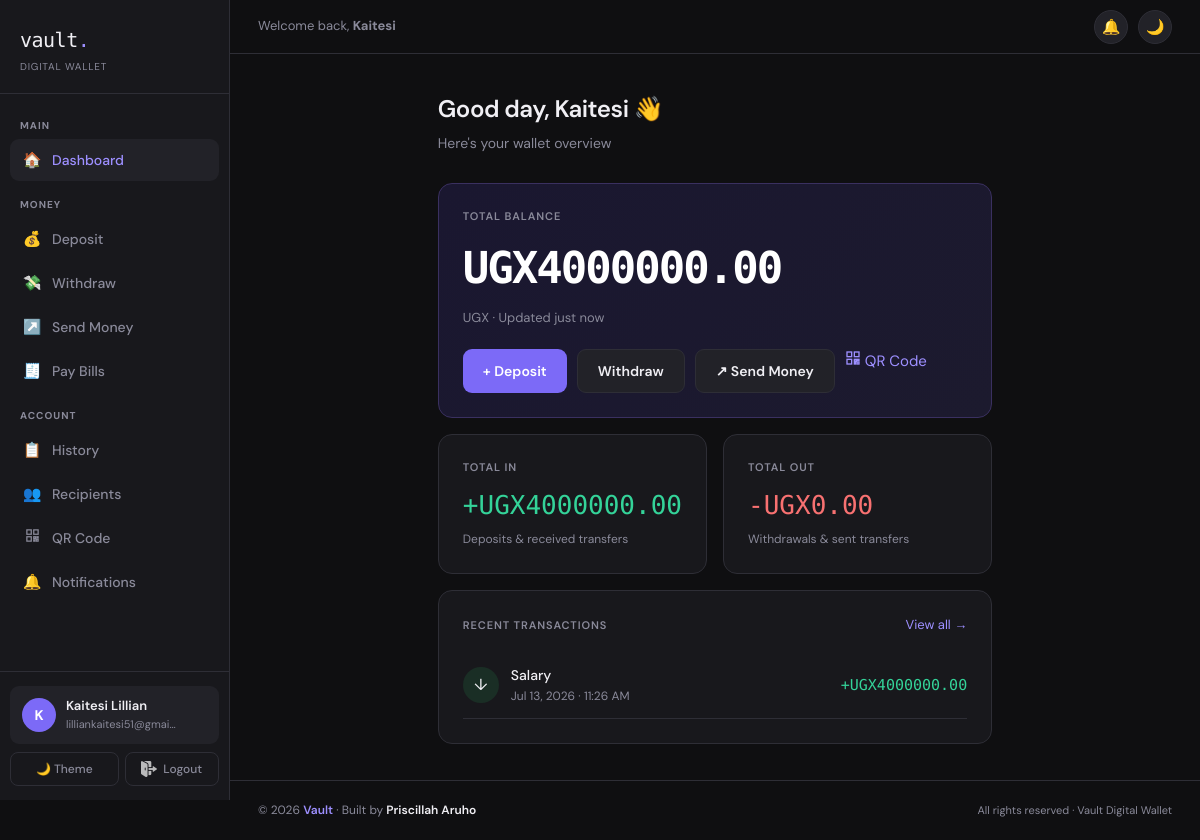
The page / (signed in) on the database its author committed.
### wallet/models.py (models this page shows, shortened)
class Wallet(models.Model):
    user = models.OneToOneField(User, on_delete=models.CASCADE, related_name='wallet')
    balance = models.DecimalField(max_digits=12, decimal_places=2, default=0.00)
    currency = models.CharField(max_length=3, default='UGX')
    created_at = models.DateTimeField(auto_now_add=True)
    updated_at = models.DateTimeField(auto_now=True)

class Transaction(models.Model):
    TRANSACTION_TYPES = [
        ('deposit', 'Deposit'),
        ('withdrawal', 'Withdrawal'),
        ('transfer_in', 'Transfer In'),
        ('transfer_out', 'Transfer Out'),
    ]
    STATUS_CHOICES = [
        ('pending', 'Pending'),
        ('completed', 'Completed'),
        ('failed', 'Failed'),
    ]
    id = models.UUIDField(primary_key=True, default=uuid.uuid4, editable=False)
    wallet = models.ForeignKey(Wallet, on_delete=models.CASCADE, related_name='transactions')
    transaction_type = models.CharField(max_length=20, choices=TRANSACTION_TYPES)
    amount = models.DecimalField(max_digits=12, decimal_places=2)
    status = models.CharField(max_length=10, choices=STATUS_CHOICES, default='completed')
    description = models.CharField(max_length=255, blank=True)
    reference = models.CharField(max_length=100, blank=True)
    created_at = models.DateTimeField(auto_now_add=True)
    class Meta:
        ordering = ['-created_at']

### wallet/views.py (the view)
# urls.py: path('', views.dashboard, name='dashboard'),
@login_required
def dashboard(request):
    wallet, _ = Wallet.objects.get_or_create(user=request.user)
    recent_txns = wallet.transactions.all()[:5]
    total_in = wallet.transactions.filter(
        transaction_type__in=['deposit', 'transfer_in'], status='completed'
    ).aggregate(t=Sum('amount'))['t'] or 0
    total_out = wallet.transactions.filter(
        transaction_type__in=['withdrawal', 'transfer_out'], status='completed'
    ).aggregate(t=Sum('amount'))['t'] or 0
    return render(request, 'wallet/dashboard.html', {
        'wallet': wallet,
        'recent_txns': recent_txns,
        'total_in': total_in,
        'total_out': total_out,
    })

### vadmin/context_processors.py (called while the page is built)
def admin_counts(request):
    if request.user.is_authenticated and request.user.is_staff:
        return {
            'pending_kyc_count': KYCDocument.objects.filter(status='pending').count(),
            'pending_withdrawal_count': WithdrawalRequest.objects.filter(status='pending').count(),
            'active_flag_count': FraudFlag.objects.filter(resolved=False).count(),
        }
    return {}

### templates/wallet/dashboard.html (shortened to what this page needs)
{% extends 'wallet/base.html' %}
{% block content %}
<div class="page">    <div class="page-header">
    <h1>Good day, {{ user.first_name }} 👋</h1>
    <p class="text-muted">Here's your wallet overview</p>
  </div>
  <div class="card" style="margin-bottom:16px; background: linear-gradient(135deg, #1a1730 0%, #1c1a2e 100%); border-color: #3a3060;">
    <div class="card-title">Total Balance</div>
    <div style="font-size:44px; font-weight:600; font-family:var(--mono); letter-spacing:-2px; color:#fff; margin: 6px 0 4px;">
      UGX<span>{{ wallet.balance|floatformat:2 }}</span>
    </div>
    <div style="font-size:13px; color:var(--muted);">{{ wallet.currency }} · Updated just now</div>
    <div style="margin-top:20px; display:flex; gap:10px; flex-wrap:wrap;">
      <a href="{% url 'deposit' %}" class="btn btn-primary">+ Deposit</a>
      <a href="{% url 'withdraw' %}" class="btn btn-ghost">Withdraw</a>
      <a href="{% url 'transfer' %}" class="btn btn-ghost">↗ Send Money</a>
      <a href="{% url 'qr_code' %}" {% if request.resolver_match.url_name == 'qr_code' %}class="active"{% endif %}>
  <span class="nav-icon">
  </span> QR Code
</a>
    </div>
  </div>
  <div class="grid-2" style="margin-bottom:16px;">
    <div class="card">
      <div class="card-title">Total In</div>
      <div style="font-size:26px; font-family:var(--mono); font-weight:500;" class="text-green">+UGX{{ total_in|floatformat:2 }}</div>
      <div style="font-size:12px; color:var(--muted); margin-top:4px;">Deposits & received transfers</div>
    </div>
    <div class="card">
      <div class="card-title">Total Out</div>
      <div style="font-size:26px; font-family:var(--mono); font-weight:500;" class="text-red">-UGX{{ total_out|floatformat:2 }}</div>
      <div style="font-size:12px; color:var(--muted); margin-top:4px;">Withdrawals & sent transfers</div>
    </div>
  </div>
  <div class="card">
    <div style="display:flex; justify-content:space-between; align-items:center; margin-bottom:16px;">
      <div class="card-title" style="margin-bottom:0;">Recent Transactions</div>
      <a href="{% url 'transactions' %}" style="font-size:13px;">View all →</a>
    </div>
    {% if recent_txns %}
      {% for txn in recent_txns %}
      <div style="display:flex; justify-content:space-between; align-items:center; padding:12px 0; border-bottom:1px solid var(--border);">
        <div style="display:flex; align-items:center; gap:12px;">
          <div style="width:36px; height:36px; border-radius:50%; display:flex; align-items:center; justify-content:center; font-size:16px; background:{% if txn.transaction_type == 'deposit' or txn.transaction_type == 'transfer_in' %}#1a2e25{% else %}#2e1a1a{% endif %};">
            {% if txn.transaction_type == 'deposit' %}↓
            {% elif txn.transaction_type == 'withdrawal' %}↑
            {% elif txn.transaction_type == 'transfer_in' %}↙
            {% else %}↗{% endif %}
          </div>
          <div>
            <div style="font-size:14px; font-weight:500;">{{ txn.description|default:txn.get_transaction_type_display }}</div>
            <div style="font-size:12px; color:var(--muted);">{{ txn.created_at|date:"M d, Y · g:i A" }}</div>
          </div>
        </div>
        <div style="font-family:var(--mono); font-size:15px; font-weight:500;"
          class="{% if txn.transaction_type == 'deposit' or txn.transaction_type == 'transfer_in' %}text-green{% else %}text-red{% endif %}">
          {% if txn.transaction_type == 'deposit' or txn.transaction_type == 'transfer_in' %}+{% else %}-{% endif %}UGX{{ txn.amount|floatformat:2 }}
        </div>
      </div>
      {% endfor %}
    {% else %}
      <div style="text-align:center; padding:32px 0; color:var(--muted); font-size:14px;">
        No transactions yet.<br>
        <a href="{% url 'deposit' %}">Make your first deposit →</a>
      </div>
    {% endif %}
  </div>
</div>
{% endblock %}

### templates/wallet/base.html (shortened to what this page needs)
<!DOCTYPE html>
<html lang="en">
<head>
  {% load static %}
</head>
<body>
{% if user.is_authenticated %}
<aside class="sidebar" id="sidebar">
  <div class="sidebar-brand">
    <div class="logo">vault<span>.</span></div>
    <div class="tagline">Digital Wallet</div>
  </div>
  <nav class="sidebar-nav">
    <div class="nav-section">Main</div>
    <a href="{% url 'dashboard' %}" {% if request.resolver_match.url_name == 'dashboard' %}class="active"{% endif %}>
      <span class="nav-icon">🏠</span> Dashboard
    </a>
    <div class="nav-section">Money</div>
    <a href="{% url 'deposit' %}" {% if request.resolver_match.url_name == 'deposit' %}class="active"{% endif %}>
      <span class="nav-icon">💰</span> Deposit
    </a>
    <a href="{% url 'withdraw' %}" {% if request.resolver_match.url_name == 'withdraw' %}class="active"{% endif %}>
      <span class="nav-icon">💸</span> Withdraw
    </a>
    <a href="{% url 'transfer' %}" {% if request.resolver_match.url_name == 'transfer' %}class="active"{% endif %}>
      <span class="nav-icon">↗️</span> Send Money
    </a>
    <a href="{% url 'utilities' %}" {% if request.resolver_match.url_name == 'utilities' %}class="active"{% endif %}>
      <span class="nav-icon">🧾</span> Pay Bills
    </a>
    <div class="nav-section">Account</div>
    <a href="{% url 'transactions' %}" {% if request.resolver_match.url_name == 'transactions' %}class="active"{% endif %}>
      <span class="nav-icon">📋</span> History
    </a>
    <a href="{% url 'recipients' %}" {% if request.resolver_match.url_name == 'recipients' %}class="active"{% endif %}>
      <span class="nav-icon">👥</span> Recipients
    </a>
    <a href="{% url 'qr_code' %}" {% if request.resolver_match.url_name == 'qr_code' %}class="active"{% endif %}>
      <span class="nav-icon">
      </span> QR Code
    </a>
    <a href="{% url 'notifications' %}" {% if request.resolver_match.url_name == 'notifications' %}class="active"{% endif %}>
      <span class="nav-icon">🔔</span> Notifications
    </a>
  </nav>
  <div class="sidebar-footer">
    <div class="user-info">
      <div class="user-avatar">{{ user.first_name|first|upper|default:user.username|first|upper }}</div>
      <div style="overflow:hidden; min-width:0;">
        <div class="user-name">{{ user.get_full_name|default:user.username }}</div>
        <div class="user-email">{{ user.email|truncatechars:22 }}</div>
      </div>
    </div>
    <div class="footer-btns">
      <button class="footer-btn" id="themeToggle">🌙 Theme</button>
     <form method="post" action="{% url 'logout' %}" style="flex:1;">
  <button type="submit" class="footer-btn danger" style="width:100%;">
    <img src="{% static 'logout.png' %}" alt="Logout" style="width:16px; height:16px; filter:invert(1); opacity:0.7;">
    Logout
  </button>
</form>
    </div>
  </div>
</aside>
<div class="main">
  <div class="topbar">
    <div style="display:flex; align-items:center; gap:12px;">
      <span class="topbar-left">Welcome back, <strong>{{ user.first_name|default:user.username }}</strong></span>
    </div>
    <div class="topbar-right">
      <a href="{% url 'notifications' %}" class="bell-btn">
        🔔
      </a>
      <button class="theme-btn" id="themeToggle2">🌙</button>
    </div>
  </div>
  {% block content %}{% endblock %}
  <footer style="padding: 20px 28px; border-top: 1px solid var(--border); margin-top: auto;">
    <div style="display:flex; align-items:center; justify-content:space-between; flex-wrap:wrap; gap:8px;">
      <div style="font-size:12px; color:var(--muted);">
        © 2026 <span style="color:var(--accent-light); font-weight:600;">Vault</span> · Built by <span style="color:var(--text); font-weight:600;">Priscillah Aruho</span>
      </div>
      <div style="font-size:11px; color:var(--muted);">
        All rights reserved · Vault Digital Wallet
      </div>
    </div>
  </footer>
</div>
{% else %}
  {% block unauthenticated_content %}{% endblock %}
{% endif %}
</body>
</html>

### rows shown on the page
Wallet: balance "4000000.00", currency "UGX"
Transaction: description "Salary", created_at "Jul 13, 2026 · 11:26 AM", amount "4000000.00"

### other values the page prints
{{ user.first_name|first|upper|default:user.username|first|upper }} "K"
{{ user.get_full_name|default:user.username }} "Kaitesi Lillian"
{{ user.email|truncatechars:22 }} "lilliankaitesi51@gmai…"
{{ user.first_name|default:user.username }} "Kaitesi"
{{ user.first_name }} "Kaitesi"
{{ total_in|floatformat:2 }} "4000000.00"
{{ total_out|floatformat:2 }} "0.00"
